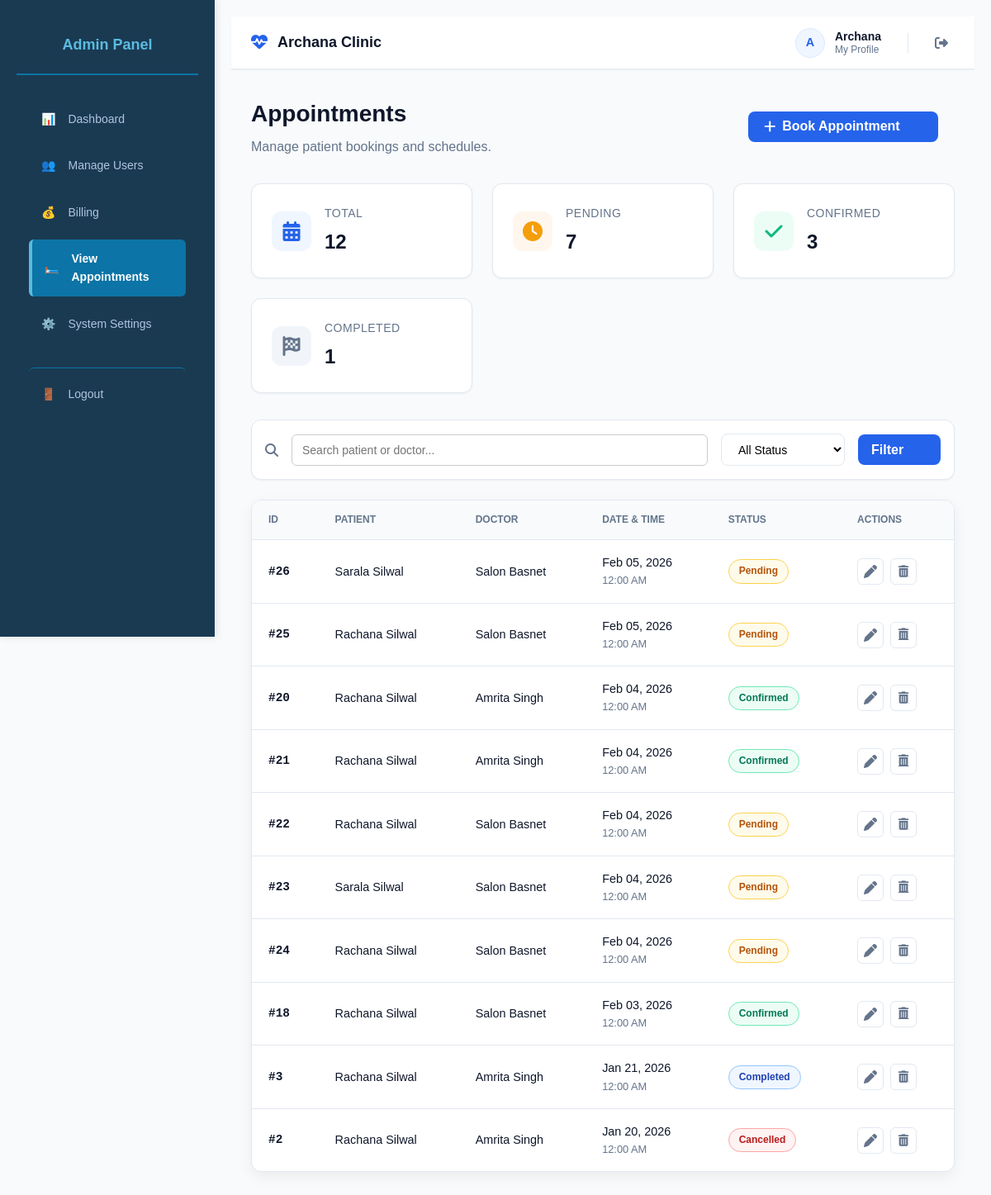
Page /admin/view-appointment.php (signed in) on the committed database.
### tables this page shows
CREATE TABLE `patients` (
  `id` int(11) NOT NULL,
  `user_id` int(11) NOT NULL,
  `phone` varchar(15) DEFAULT NULL,
  `date_of_birth` date NOT NULL,
  `gender` enum('male','female','other') NOT NULL,
  `address` text NOT NULL,
  `emergency_contact` varchar(100) NOT NULL,
  `emergency_phone` varchar(20) NOT NULL,
  `medical_history` text DEFAULT NULL,
  `blood_group` varchar(10) DEFAULT NULL,
  `allergies` text DEFAULT NULL,
  `age` varchar(10) DEFAULT NULL
);

CREATE TABLE `users` (
  `id` int(11) NOT NULL,
  `name` varchar(100) NOT NULL,
  `email` varchar(255) DEFAULT NULL,
  `password` varchar(255) NOT NULL,
  `role` enum('admin','doctor','receptionist','patient') NOT NULL,
  `phone` varchar(15) NOT NULL,
  `created_at` timestamp NOT NULL DEFAULT current_timestamp(),
  `updated_at` timestamp NOT NULL DEFAULT current_timestamp() ON UPDATE current_timestamp()
);

CREATE TABLE `appointments` (
  `id` int(11) NOT NULL,
  `patient_id` int(11) NOT NULL,
  `doctor_id` int(11) NOT NULL,
  `appointment_date` datetime NOT NULL,
  `reason` text NOT NULL,
  `appointment_time` time NOT NULL,
  `status` enum('pending','confirmed','completed','cancelled') DEFAULT 'pending',
  `notes` text DEFAULT NULL,
  `created_at` timestamp NOT NULL DEFAULT current_timestamp(),
  `updated_at` timestamp NOT NULL DEFAULT current_timestamp() ON UPDATE current_timestamp()
);

### config/auth.php (called while the page is built, shortened)
<?php
class Auth {
    private $conn;
    public function __construct($connection) {
        $this->conn = $connection;
    }
    public function isLoggedIn() {
        return isset($_SESSION['user_id']);
    }
    public function getUser() {
        $user_id = $_SESSION['user_id'];
        $stmt = $this->conn->prepare("
            SELECT
                u.id,
                u.name,
                u.email,
                u.role,
                p.phone,
                p.gender,
                p.address,
                p.medical_history,
                p.blood_group,
                p.date_of_birth,
                p.allergies,
                p.emergency_phone
            FROM users u
            LEFT JOIN patients p ON u.id = p.user_id
            WHERE u.id = ?
            LIMIT 1
        ");
        $stmt->bind_param("i", $user_id);
        $stmt->execute();
        return $stmt->get_result()->fetch_assoc();
    }
}
?>

### admin/view-appointment.php (the view, shortened to what this page needs)
<?php
require_once __DIR__ . '/../config/database.php';
require_once __DIR__ . '/../config/auth.php';
$auth = new Auth($conn);
$page = isset($_GET['page']) ? max(1, intval($_GET['page'])) : 1;
$limit = 10;
$offset = ($page - 1) * $limit;
$search = isset($_GET['search']) ? trim($_GET['search']) : '';
$status_filter = isset($_GET['status']) ? $_GET['status'] : '';
$where_clauses = [];
$params = [];
$types = "";
$where_sql = count($where_clauses) > 0 ? "WHERE " . implode(" AND ", $where_clauses) : "";
$query = "
    SELECT a.*,
           u_p.name AS patient_name,
           u_d.name AS doctor_name
    FROM appointments a
    JOIN patients p ON a.patient_id = p.id
    JOIN users u_p ON p.user_id = u_p.id
    JOIN doctors d ON a.doctor_id = d.id
    JOIN users u_d ON d.user_id = u_d.id
    $where_sql
    ORDER BY a.appointment_date DESC, a.appointment_time DESC
    LIMIT ? OFFSET ?
";
$params[] = $limit;
$params[] = $offset;
$types .= "ii";
$stmt = $conn->prepare($query);
$stmt->bind_param($types, ...$params);
$stmt->execute();
$appointments = $stmt->get_result();
$stats_res = $conn->query("
    SELECT
        COUNT(*) as total,
        SUM(CASE WHEN status='pending' THEN 1 ELSE 0 END) as pending,
        SUM(CASE WHEN status='confirmed' THEN 1 ELSE 0 END) as confirmed,
        SUM(CASE WHEN status='completed' THEN 1 ELSE 0 END) as completed
    FROM appointments
");
$stats = $stats_res->fetch_assoc();
?>
<!DOCTYPE html>
<html lang="en">
<head>
<link rel="stylesheet" href="../styles.css">
<link rel="stylesheet" href="https://cdnjs.cloudflare.com/ajax/libs/font-awesome/6.5.0/css/all.min.css">
</head>
<body class="dashboard-page">
<div class="dashboard-container">
    <?php include __DIR__ . '/../include/sidebar-admin.php'; ?>
    <main class="dashboard-content">
        <?php include __DIR__ . '/../include/anav.php'; ?>
        <div class="manage-container">
            <div class="page-header">
                <div>
                    <h1>Appointments</h1>
                    <p>Manage patient bookings and schedules.</p>
                </div>
                <button class="btn-primary" id="addBtn" style="margin-right: 20px;width: 230px;">
                    <i class="fas fa-plus"></i> Book Appointment
                </button>
            </div>
            <div class="stats-grid">
                <div class="stat-card">
                    <div class="stat-icon icon-blue"><i class="fas fa-calendar-alt"></i></div>
                    <div class="stat-content"><h3>Total</h3><span class="value"><?= $stats['total'] ?></span></div>
                </div>
                <div class="stat-card">
                    <div class="stat-icon icon-orange"><i class="fas fa-clock"></i></div>
                    <div class="stat-content"><h3>Pending</h3><span class="value"><?= $stats['pending'] ?></span></div>
                </div>
                <div class="stat-card">
                    <div class="stat-icon icon-green"><i class="fas fa-check"></i></div>
                    <div class="stat-content"><h3>Confirmed</h3><span class="value"><?= $stats['confirmed'] ?></span></div>
                </div>
                <div class="stat-card">
                    <div class="stat-icon icon-gray"><i class="fas fa-flag-checkered"></i></div>
                    <div class="stat-content"><h3>Completed</h3><span class="value"><?= $stats['completed'] ?></span></div>
                </div>
            </div>
            <form method="GET" class="filter-bar">
                <i class="fas fa-search" style="color:var(--text-muted)"></i>
                <input type="text" name="search" class="search-input" placeholder="Search patient or doctor..." value="<?= htmlspecialchars($search) ?>">
                <select name="status" class="filter-select" onchange="this.form.submit()">
                    <option value="all" <?= $status_filter === 'all' ? 'selected' : '' ?>>All Status</option>
                </select>
                <button type="submit" class="btn-primary" style="padding: 0.6rem 1rem; width: 100px;">Filter</button>
            </form>
            <div class="card">
                <div class="table-responsive">
                    <table class="custom-table">
                        <thead>
                            <tr>
                                <th>ID</th>
                                <th>Patient</th>
                                <th>Doctor</th>
                                <th>Date & Time</th>
                                <th>Status</th>
                                <th>Actions</th>
                            </tr>
                        </thead>
                        <tbody>
                            <?php if($appointments->num_rows > 0): ?>
                                <?php while($row = $appointments->fetch_assoc()): ?>
                                <tr>
                                    <td style="font-family:monospace; font-weight:600;">#<?= $row['id'] ?></td>
                                    <td><?= htmlspecialchars($row['patient_name']) ?></td>
                                    <td><?= htmlspecialchars($row['doctor_name']) ?></td>
                                    <td>
                                        <div><?= date('M d, Y', strtotime($row['appointment_date'])) ?></div>
                                        <div style="font-size:0.8rem; color:var(--text-muted);"><?= date('h:i A', strtotime($row['appointment_time'])) ?></div>
                                    </td>
                                    <td>
                                        <span class="status-badge status-<?= strtolower($row['status']) ?>">
                                            <?= ucfirst($row['status']) ?>
                                        </span>
                                    </td>
                                    <td>
                                        <div class="action-group">
                                            <button class="btn-action btn-edit"
                                                data-id="<?= $row['id'] ?>"
                                                data-patient="<?= $row['patient_id'] ?>"
                                                data-doctor="<?= $row['doctor_id'] ?>"
                                                data-date="<?= $row['appointment_date'] ?>"
                                                data-time="<?= $row['appointment_time'] ?>"
                                                data-status="<?= $row['status'] ?>"
                                                data-reason="<?= htmlspecialchars($row['reason']) ?>"
                                                data-notes="<?= htmlspecialchars($row['notes']) ?>"
                                                title="Edit">
                                                <i class="fas fa-pen"></i>
                                            </button>
                                            <a href="?delete_id=<?= $row['id'] ?>" class="btn-action btn-delete"
                                               onclick="return confirm('Are you sure you want to delete this appointment?')"
                                               title="Delete">
                                                <i class="fas fa-trash-alt"></i>
                                            </a>
                                        </div>
                                    </td>
                                </tr>
                                <?php endwhile; ?>
                            <?php else: ?>
                                <tr><td colspan="6" style="text-align:center; padding:3rem; color:var(--text-muted);">No appointments found.</td></tr>
                            <?php endif; ?>
                        </tbody>
                    </table>
                </div>
            </div>
        </div>
    </main>
</div>
</body>
</html>

### include/anav.php (shortened to what this page needs)
<?php
if (!isset($user)) {
    $user = $auth->getUser();
}
?>
<nav class="top-navbar">
    <a href="#" class="nav-brand">
        <i class="fas fa-heartbeat"></i>
        <span>Archana Clinic</span>
    </a>
    <div class="nav-right-section">
        <a href="profile.php" class="nav-user-profile" title="View Profile">
            <div class="nav-avatar-circle">
                <?= isset($user['name']) ? strtoupper(substr($user['name'], 0, 1)) : 'U' ?>
            </div>
            <div class="nav-user-meta">
                <span class="nav-user-name">
                    <?= isset($user['name']) ? htmlspecialchars(explode(' ', $user['name'])[0]) : 'Guest' ?>
                </span>
                <span class="nav-user-subtitle">My Profile</span>
            </div>
        </a>
        <a href="../logout.php" class="nav-logout-btn" title="Logout">
            <i class="fas fa-sign-out-alt"></i>
        </a>
    </div>
</nav>

### styles.css (style rules this page uses)
* { margin: 0; padding: 0; box-sizing: border-box; font-family: Arial, sans-serif; }
body { background: #f9f9f9; color: #333; line-height: 1.6; display: flex; flex-direction: column; min-height: 100vh; }
main { flex: 1; padding: 20px; }
body { padding-top: 90px; }
.dashboard-page { display: flex; background: #f5f7fa; padding-top: 0; }
.dashboard-container { display: flex; width: 100%; min-height: 100vh; }
.dashboard-content { flex: 1; margin-left: 260px; padding: 20px; overflow-y: auto; }
.stats-grid { display: grid; grid-template-columns: repeat(auto-fit, minmax(250px, 1fr)); gap: 20px; margin-bottom: 30px; }
.stat-card { background: white; border-radius: 10px; padding: 25px; display: flex; align-items: center; gap: 20px; box-shadow: 0 2px 10px rgba(0, 0, 0, 0.05); transition: all 0.3s ease; }
.stat-icon { width: 60px; height: 60px; border-radius: 10px; display: flex; align-items: center; justify-content: center; font-size: 28px; }
.stat-content h3 { color: #666; font-size: 14px; margin: 0 0 10px 0; font-weight: 500; text-transform: uppercase; letter-spacing: 0.5px; }
.table-responsive { overflow-x: auto; }
body { font-family: 'Segoe UI', Tahoma, Geneva, Verdana, sans-serif; background-color: #f4f6f8; margin: 0; padding: 0; }
input[type="text"], input[type="email"], input[type="password"], input[type="tel"], input[type="date"], select, textarea { padding: 10px 12px; border-radius: 6px; border: 1px solid #ccc; font-size: 14px; outline: none; transition: border-color 0.3s; }
button, .btn, .btn-login { display: inline-block; width: 100%; padding: 12px; border: none; border-radius: 6px; background-color: #5bbbe0; color: #fff; font-size: 16px; font-weight: bold; cursor: pointer; transition: background 0.3s; text-decoration: none; text-align: center; }
.card { background: #ffffff; border-radius: 14px; box-shadow: 0 6px 18px rgba(0, 0, 0, 0.06); }

### include/anav.php (style rules this page uses)
.top-navbar { background: white; height: 64px; padding: 0 1.5rem; display: flex; align-items: center; justify-content: space-between; border-bottom: 1px solid #e2e8f0; box-shadow: 0 1px 2px 0 rgba(0, 0, 0, 0.05); position: sticky; top: 0; z-index: 40; }
.nav-brand { font-size: 1.125rem; font-weight: 700; color: #0f172a; display: flex; align-items: center; gap: 0.75rem; text-decoration: none; }
.nav-brand i { color: #2563eb; font-size: 1.25rem; }
.nav-right-section { display: flex; align-items: center; gap: 1.5rem; }
.nav-user-profile { display: flex; align-items: center; gap: 0.75rem; text-decoration: none; padding: 0.25rem 0.5rem; border-radius: 8px; transition: background-color 0.2s; }
.nav-avatar-circle { width: 36px; height: 36px; background: #eff6ff; color: #2563eb; border-radius: 50%; display: flex; align-items: center; justify-content: center; font-weight: 600; font-size: 0.9rem; border: 1px solid #dbeafe; }
.nav-user-meta { display: flex; flex-direction: column; line-height: 1.2; }
.nav-user-name { font-size: 0.875rem; font-weight: 600; color: #0f172a; }
.nav-user-subtitle { font-size: 0.75rem; color: #64748b; }
.nav-logout-btn { color: #64748b; font-size: 1rem; padding: 0.5rem; border-radius: 50%; transition: all 0.2s; text-decoration: none; display: flex; align-items: center; justify-content: center; }

### rows in the picture
patients: user.name "A", user.name "Archana"
appointments: id "26", users.name "Sarala Silwal", users.name "Salon Basnet", appointment_date "Feb 05, 2026", appointment_time "12:00 AM", status "Pending"
appointments: id "25", users.name "Rachana Silwal", users.name "Salon Basnet", appointment_date "Feb 05, 2026", appointment_time "12:00 AM", status "Pending"
appointments: id "20", users.name "Rachana Silwal", users.name "Amrita Singh", appointment_date "Feb 04, 2026", appointment_time "12:00 AM", status "Confirmed"
appointments: id "21", users.name "Rachana Silwal", users.name "Amrita Singh", appointment_date "Feb 04, 2026", appointment_time "12:00 AM", status "Confirmed"
appointments: id "22", users.name "Rachana Silwal", users.name "Salon Basnet", appointment_date "Feb 04, 2026", appointment_time "12:00 AM", status "Pending"
appointments: id "23", users.name "Sarala Silwal", users.name "Salon Basnet", appointment_date "Feb 04, 2026", appointment_time "12:00 AM", status "Pending"
appointments: id "24", users.name "Rachana Silwal", users.name "Salon Basnet", appointment_date "Feb 04, 2026", appointment_time "12:00 AM", status "Pending"
appointments: id "18", users.name "Rachana Silwal", users.name "Salon Basnet", appointment_date "Feb 03, 2026", appointment_time "12:00 AM", status "Confirmed"
appointments: id "3", users.name "Rachana Silwal", users.name "Amrita Singh", appointment_date "Jan 21, 2026", appointment_time "12:00 AM", status "Completed"
appointments: id "2", users.name "Rachana Silwal", users.name "Amrita Singh", appointment_date "Jan 20, 2026", appointment_time "12:00 AM", status "Cancelled"

### other values in the picture
$stats['total'] "12"
$stats['pending'] "7"
$stats['confirmed'] "3"
$stats['completed'] "1"
